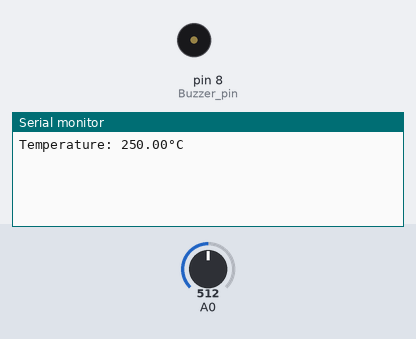
Bench run of a sketch on a simulated Arduino Uno, built with avr-gcc and run on an emulated ATmega328P. Shown: buzzer (waves = sounding), the last lines printed to the serial monitor. Inputs (shaded band) come from the test bench; at power-on: A0 = 512.

Above: at 1.2 s.
1.3 s: A0 set to 62
At 2.2 s:
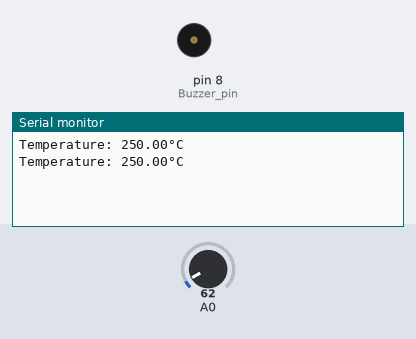
2.8 s: A0 set to 51
At 3.5 s:
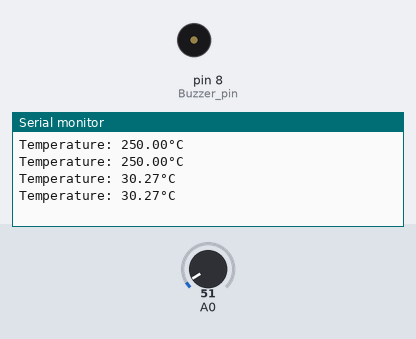
4.6 s: A0 set to 122
At 5.3 s:
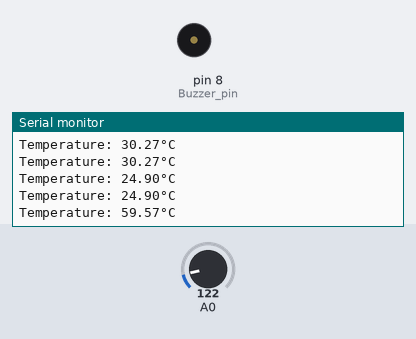
6.1 s: A0 set to 17
At 6.7 s:
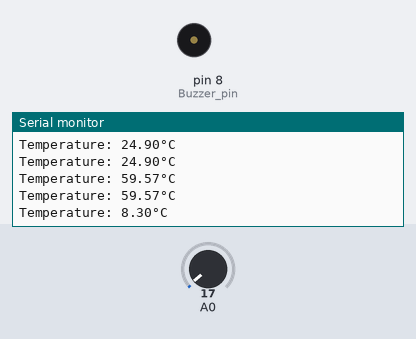
Timing chart, 0 to 8.6 s (numbered marks = the images above; inputs shaded):
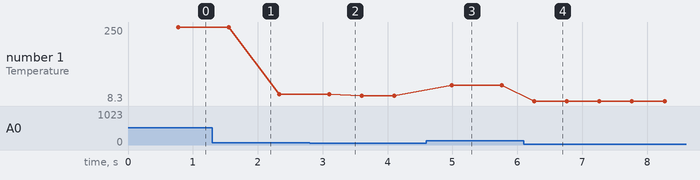

Measured:
- after the input at 1.3 s, tone on pin 8 (Buzzer_pin): stays silent (without the input it goes to 2615 Hz after 1.5 s)
- after the input at 2.8 s, tone on pin 8 (Buzzer_pin): stays silent (without the input it goes to 2454 Hz after 1.8 s)
- after the input at 4.6 s, the serial monitor: prints a new line after 0.39 s (image 3)
- after the input at 6.1 s, the serial monitor: prints a new line after 0.17 s (image 4)
- plotted number 1: 250 → 30.27 after the input at 1.3 s, 30.27 → 24.9 after the input at 2.8 s, 24.9 → 59.57 after the input at 4.6 s, 59.57 → 8.3 after the input at 6.1 s

The sketch:

temp_alarm_1.ino
```cpp
float sinVal;
int toneVal;
unsigned long tepTimer;

void setup() {
    pinMode(8, OUTPUT);     // Buzzer pin
    Serial.begin(9600);     // Start serial communication
}

void loop() {
    int val;
    double data;

    // Read analog value from temperature sensor
    val = analogRead(0);

    // Correct temperature conversion formula
    data = (double)val * (5.0 / 10.24);  // Convert voltage to temperature in degrees Celsius

    // Check if the temperature exceeds 27°C
    if (data > 27) {
        // Generate a sound based on a sine wave
        for (int x = 0; x < 180; x++) {
            sinVal = sin(x * (3.1412 / 180));     // Generate sine wave value
            toneVal = 2000 + (int(sinVal * 1000)); // Calculate tone frequency
            tone(8, toneVal);                      // Play the tone on buzzer
            delay(2);                              // Short delay to modulate the sound
        }
    } else {
        noTone(8);  // Stop the buzzer if temperature is below threshold
    }

    // Output the temperature every 500ms
    if (millis() - tepTimer > 500) {
        tepTimer = millis();          // Reset the timer
        Serial.print("Temperature: ");
        Serial.print(data);           // Print temperature to serial monitor
        Serial.println("°C");
    }
}
```
